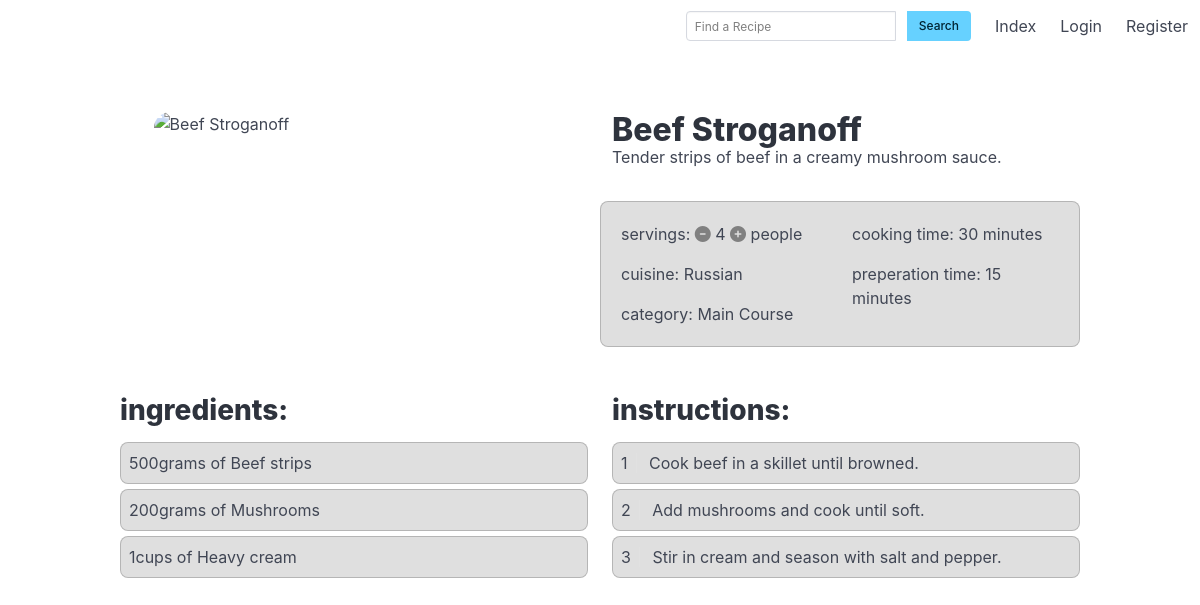
Page /recipe/3 on the earlier database version.
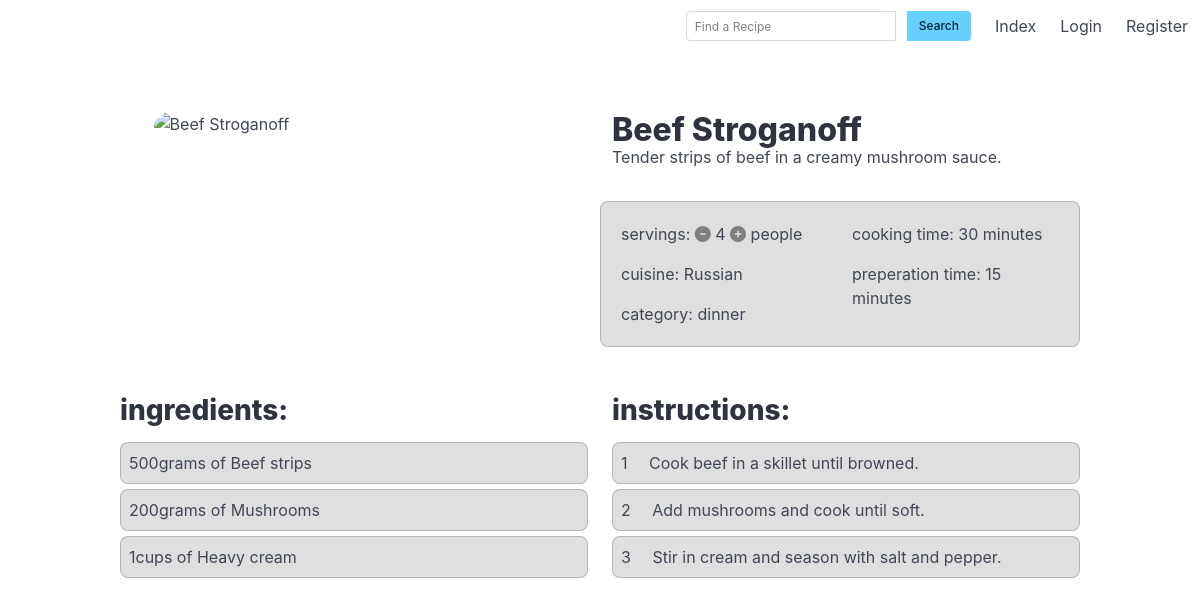
Same page on the later database version.
### recipes/models.py (models this page shows)
class Recipe(models.Model):
    creator = models.ForeignKey(User, on_delete=models.CASCADE)
    title = models.CharField(max_length=50)
    description = models.CharField(max_length=100)
    servings = models.IntegerField()
    cuisine = models.CharField(max_length=30)
    cooking_time = models.IntegerField()
    preperation_time = models.IntegerField()
    category = models.CharField(max_length=30)
    image_url = models.CharField(max_length=255)

class Ingredient(models.Model):
    recipe = models.ForeignKey(Recipe, on_delete=models.CASCADE)
    unit = models.CharField(max_length=15)
    amount = models.IntegerField()
    ingredient = models.CharField(max_length=100)

class Instruction(models.Model):
    recipe = models.ForeignKey(Recipe, on_delete=models.CASCADE)
    instruction_number = models.IntegerField()
    instruction = models.TextField()

### recipes/views.py (the view)
# urls.py: path("recipe/<int:recipe_id>", views.recipe , name="recipe"),
def recipe(request, recipe_id):
    if request.method == "POST":
        return HttpResponseRedirect(reverse("index"))
    try:
        recipe = Recipe.objects.get(pk=recipe_id)
        ingredients = Ingredient.objects.filter(recipe=recipe)
        instructions = Instruction.objects.filter(recipe=recipe)
        return render(request,"recipes/recipe.html", {
            "recipe": recipe,
            "instructions": instructions,
            "ingredients": ingredients,
        })
    except:
        return HttpResponseRedirect(reverse("index"))

### recipes/templates/recipes/recipe.html (shortened to what this page needs)
{% extends 'recipes/layout.html' %}
{% block body %}
{% load static %}
<div class="container">
    <div class="columns margin-horizontal margin-bottom">
        <div class="column center">
            <img class="img" src="{{ recipe.image_url }}" alt="{{ recipe.title }}">
        </div>
        <div class="column">
            <h1>{{ recipe.title }}</h1>
            <p id="description">{{ recipe.description }}</p>
            <div class="columns margin-top listbox">
                <div class="column">
                    <p>servings: <i class="fa-solid fa-circle-minus add-serving" id="add-serving"></i> <span id="servings">{{ recipe.servings }}</span> <i class="fa-solid fa-circle-plus remove-serving" id="remove-serving"></i> people</p>
                    <p>cuisine: {{ recipe.cuisine }}</p>
                    <p>category: {{ recipe.category }}</p>
                </div>
                <div class="column">
                    <p>cooking time: {{ recipe.cooking_time }} minutes</p>
                    <p>preperation time: {{ recipe.preperation_time }} minutes</p>
                </div>
            </div>
        </div>
    </div>
    <div class="columns">
        <div class="column">
            <h2>ingredients: </h2>
            {% for ingredient in ingredients %}
            <div class="listbox">
                <p><span class="amount">{{ ingredient.amount }}</span>{{ ingredient.unit }} of {{ ingredient.ingredient }}</p>
            </div>
            {% endfor%}
        </div>
        <div class="column">
            <h2>instructions: </h2>
            {% for instruction in instructions %}
            <div class="listbox">
                <p><span class="instruction-number">{{ instruction.instruction_number }}</span> {{ instruction.instruction }}</p>
            </div>
            {% endfor %}
        </div>
    </div>
</div>
{% endblock %}

### recipes/templates/recipes/layout.html (shortened to what this page needs)
{% load static %}
<!DOCTYPE html>
<html lang="en">
<head>
    <link rel="stylesheet" href="https://cdn.jsdelivr.net/npm/bulma@1.0.1/css/bulma.min.css">
    <link rel="stylesheet" href="{% static 'recipes/style/style.css' %}">
    <link rel="stylesheet" href="https://cdnjs.cloudflare.com/ajax/libs/font-awesome/6.6.0/css/all.min.css" />
</head>
<body>
    <nav class="navbar" aria-label="main navigation">
        <div class="navbar-menu" id="nav-items">
            <div class="navbar-end">
                <form action="{% url 'search' %}" method="get">
                    <div class="field has-addons navbar-item" id="search">
                        <div class="control">
                            <input class="input is-small" type="text" placeholder="Find a Recipe" name="q">
                        </div>
                        <div class="control">
                            <button class="button is-info is-small">
                                Search
                            </button>
                        </div>
                </form>
            </div>
            <a class="navbar-item" href="{% url 'index' %}">Index</a>
            {% if user.is_authenticated %}
            <a class="navbar-item" href="{% url 'newrecipe' %}">Create recipe</a>
            <a class="navbar-item" href="{% url 'logout' %}">Logout ({{ user }})</a>
            {% else %}
            <a class="navbar-item" href="{% url 'login' %}">Login</a>
            <a class="navbar-item" href="{% url 'register' %}">Register</a>
            {% endif %}
        </div>
    </nav>
    <div class="content">
        {% block body %}
        {% endblock %}
    </div>
</body>
</html>

### recipes/static/recipes/style/style.css (style rules this page uses)
:root { --bulma-block-spacing: 0px; }
.field input::placeholder { color: rgb(128, 128, 128); opacity: 1; }
.img { width: 80%; height: 80%; object-fit: cover; border-radius: 1em; margin-right: 3em; }
.center { display: flex; justify-content: center; }
.container > .margin-horizontal { margin: 3em 0; }
.listbox { padding: 0.5em; border-radius: 0.5em; margin-bottom: 0.3em; background-color: #ffffff05; border: 1px solid#ffffff10; }
#description { margin-top: -1.2em; }
.margin-top { margin-top: 2em; }
.instruction-number { height: 100%; border-right: 1px solid#ffffff10; margin-right: 0.5em; padding-right: 0.5em; }
.add-serving, .remove-serving { color: rgb(128,128,128); }
#search { height: 100%; }
@media (prefers-color-scheme: light) { .listbox { background-color: #00000020; border: 1px solid#00000030; } }

Differences in the rows shown:
changed Recipe "Beef Stroganoff": category "Main Course" → "dinner"
